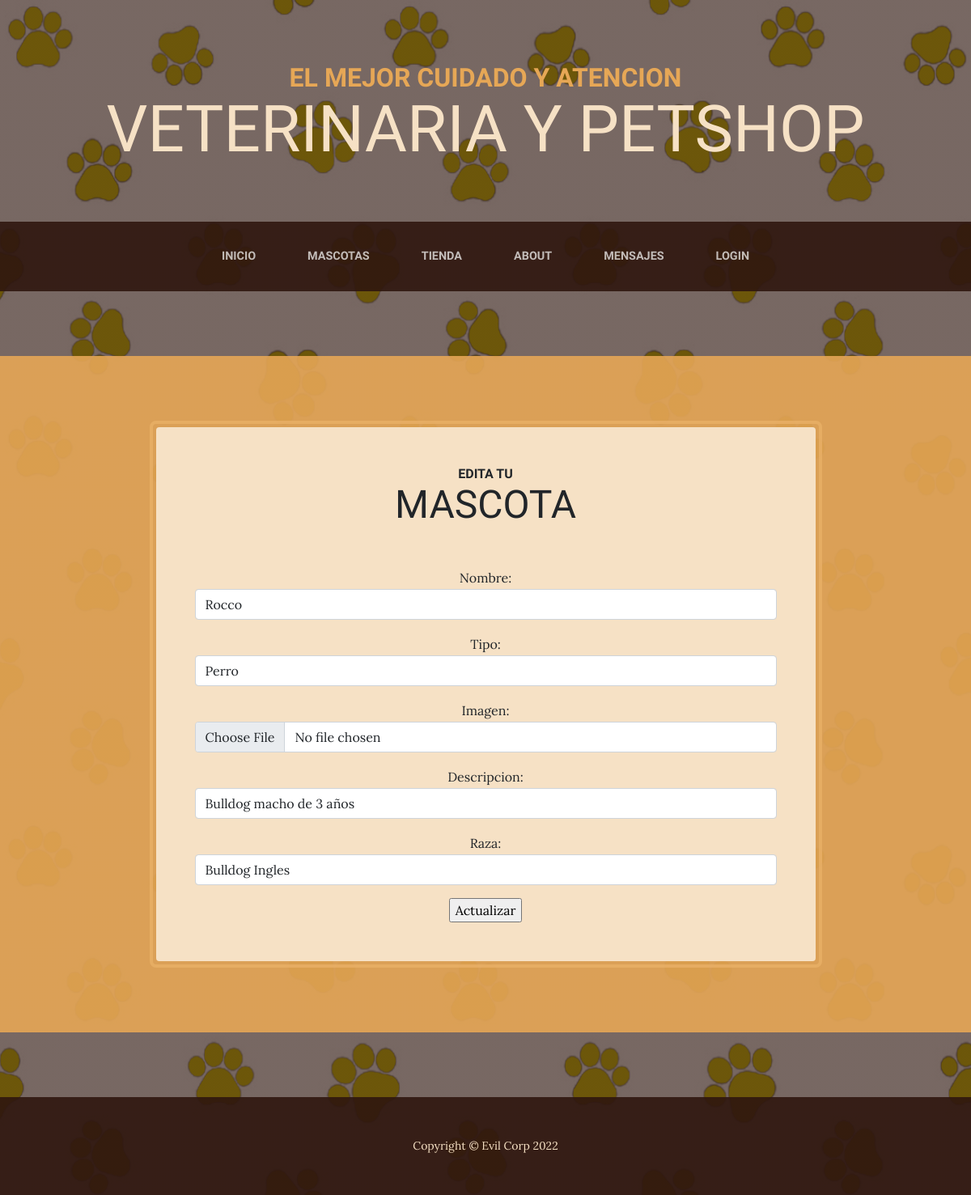
The page /appmascotas/mascotas/editar/4/ on the database its author committed.
### appmascotas/models.py (models this page shows, shortened)
class mascotas(models.Model):
    id = models.AutoField(primary_key=True)
    nombre = models.CharField(max_length=100, verbose_name= 'Nombre')
    tipo = models.CharField(max_length=100, verbose_name= 'Tipo')
    imagen = models.ImageField(default='null', verbose_name="mascotas",upload_to="mascotas")
    descripcion = models.TextField(verbose_name= 'Descripción', null=True)
    raza = models.CharField(verbose_name= 'Raza', max_length=100, null=True)
    def __str__(self):
        fila = f"Nombre: {self.nombre} - Tipo: {self.tipo} - Descripcion: {self.descripcion} - Raza: {self.raza}"
        return fila

### appmascotas/views.py (the view)
# urls.py: path('mascotas/editar/<id>/', mascota_editar, name="mascota-editar"),
def mascota_editar(request, id):
    mascota = mascotas.objects.get(id=id)
    print(mascota)
    if request.method == "POST":
        formulario = MascotaFormulario(request.POST)
        if formulario.is_valid():
            data = formulario.cleaned_data
            mascota.nombre = data["nombre"]
            mascota.tipo = data["tipo"]
            mascota.raza = data["raza"]
            mascota.imagen = data["imagen"]
            mascota.descripcion = data["descripcion"]
            mascota.save(id)
            return redirect("vet-mascotas")
        else:
            return render(request, "editar_mascota.html", {"formulario": formulario, "errores": formulario.errors})
    else:
        formulario = MascotaFormulario(initial={"nombre":mascota.nombre, "tipo":mascota.tipo, "raza":mascota.raza, "imagen":mascota.imagen, "descripcion":mascota.descripcion})
        return render(request, "editar_mascota.html", {"formulario": formulario, "errores": ""})

### appmascotas/forms.py
class MascotaFormulario(ModelForm):
    nombre = CharField(widget= TextInput(attrs={"class": 'form-control'}), required=True )
    tipo = CharField(widget= TextInput(attrs={"class": 'form-control'}))
    imagen = ImageField(widget= FileInput( attrs={ "class": 'form-control'}))
    descripcion = CharField(widget=TextInput(attrs={"class": 'form-control'}))
    raza = CharField(widget= TextInput(attrs={"class": 'form-control'}))
    class Meta:
        model = mascotas
        fields = [
            'nombre',
            'tipo',
            'imagen',
            'descripcion',
            'raza'
        ]

### appmascotas/templates/editar_mascota.html (shortened to what this page needs)
{% extends 'apptienda/base.html' %}
{% load static %}
{% block titulo %} Edita tu {% endblock %}
{% block subtitulo %} Mascota {% endblock %}
{% block Contenido %}
<form method="post">
    {{formulario.as_p}}
    <input type="submit" value="Actualizar">
</form>
{% endblock %}

### rows shown on the page
mascotas: nombre "Rocco", tipo "Perro", descripcion "Bulldog macho de 3 años", raza "Bulldog Ingles"
